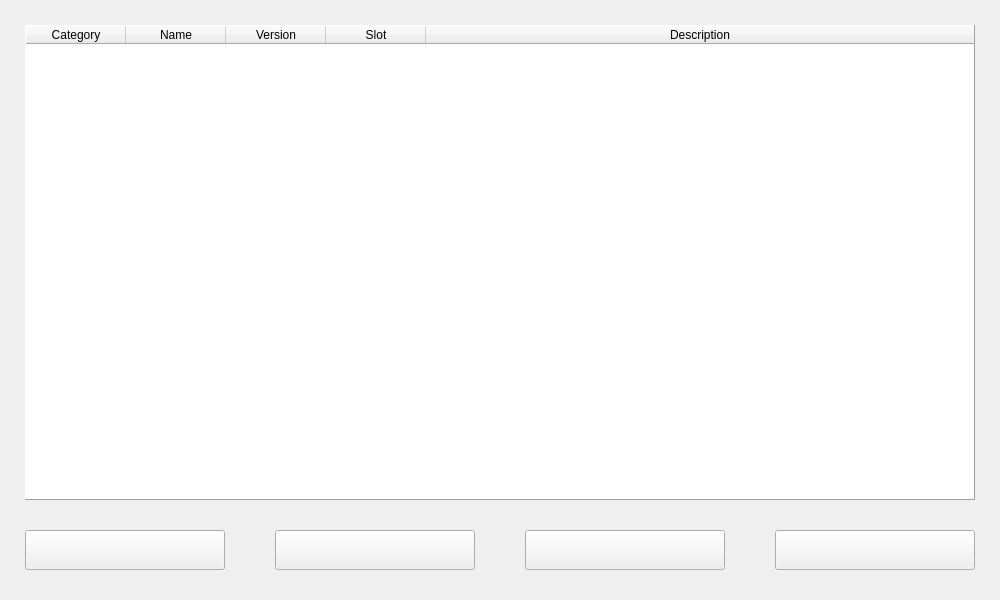
<?xml version="1.0" encoding="UTF-8"?>
<ui version="4.0">
 <class>Graphics</class>
 <widget class="QWidget" name="Graphics">
  <property name="windowModality">
   <enum>Qt::ApplicationModal</enum>
  </property>
  <property name="geometry">
   <rect>
    <x>0</x>
    <y>0</y>
    <width>1000</width>
    <height>600</height>
   </rect>
  </property>
  <property name="sizePolicy">
   <sizepolicy hsizetype="Fixed" vsizetype="Fixed">
    <horstretch>0</horstretch>
    <verstretch>0</verstretch>
   </sizepolicy>
  </property>
  <property name="maximumSize">
   <size>
    <width>1000</width>
    <height>600</height>
   </size>
  </property>
  <property name="windowTitle">
   <string>Sisyphus : Category Graphics</string>
  </property>
  <property name="windowIcon">
   <iconset>
    <normaloff>../icon/category_graphics.png</normaloff>../icon/category_graphics.png</iconset>
  </property>
  <widget class="QTableWidget" name="table_graphics">
   <property name="geometry">
    <rect>
     <x>25</x>
     <y>25</y>
     <width>950</width>
     <height>475</height>
    </rect>
   </property>
   <property name="maximumSize">
    <size>
     <width>950</width>
     <height>500</height>
    </size>
   </property>
   <property name="frameShape">
    <enum>QFrame::Panel</enum>
   </property>
   <property name="frameShadow">
    <enum>QFrame::Raised</enum>
   </property>
   <property name="sizeAdjustPolicy">
    <enum>QAbstractScrollArea::AdjustToContents</enum>
   </property>
   <property name="editTriggers">
    <set>QAbstractItemView::NoEditTriggers</set>
   </property>
   <property name="dragDropOverwriteMode">
    <bool>false</bool>
   </property>
   <property name="selectionMode">
    <enum>QAbstractItemView::SingleSelection</enum>
   </property>
   <property name="selectionBehavior">
    <enum>QAbstractItemView::SelectRows</enum>
   </property>
   <attribute name="horizontalHeaderCascadingSectionResizes">
    <bool>true</bool>
   </attribute>
   <attribute name="horizontalHeaderStretchLastSection">
    <bool>true</bool>
   </attribute>
   <attribute name="verticalHeaderVisible">
    <bool>false</bool>
   </attribute>
   <column>
    <property name="text">
     <string>Category</string>
    </property>
   </column>
   <column>
    <property name="text">
     <string>Name</string>
    </property>
   </column>
   <column>
    <property name="text">
     <string>Version</string>
    </property>
   </column>
   <column>
    <property name="text">
     <string>Slot</string>
    </property>
   </column>
   <column>
    <property name="text">
     <string>Description</string>
    </property>
   </column>
  </widget>
  <widget class="QPushButton" name="package_uninstall">
   <property name="geometry">
    <rect>
     <x>275</x>
     <y>530</y>
     <width>200</width>
     <height>40</height>
    </rect>
   </property>
   <property name="toolTip">
    <string>&lt;html&gt;&lt;head/&gt;&lt;body&gt;&lt;p align=&quot;center&quot;&gt;Uninstall package&lt;/p&gt;&lt;/body&gt;&lt;/html&gt;</string>
   </property>
   <property name="text">
    <string/>
   </property>
   <property name="icon">
    <iconset>
     <normaloff>../icon/package_uninstall.png</normaloff>../icon/package_uninstall.png</iconset>
   </property>
   <property name="iconSize">
    <size>
     <width>32</width>
     <height>32</height>
    </size>
   </property>
  </widget>
  <widget class="QPushButton" name="orphans_remove">
   <property name="geometry">
    <rect>
     <x>525</x>
     <y>530</y>
     <width>200</width>
     <height>40</height>
    </rect>
   </property>
   <property name="toolTip">
    <string>&lt;html&gt;&lt;head/&gt;&lt;body&gt;&lt;p align=&quot;center&quot;&gt;Remove orphan packages&lt;/p&gt;&lt;/body&gt;&lt;/html&gt;</string>
   </property>
   <property name="text">
    <string/>
   </property>
   <property name="icon">
    <iconset>
     <normaloff>../icon/remove_orphans.png</normaloff>../icon/remove_orphans.png</iconset>
   </property>
   <property name="iconSize">
    <size>
     <width>32</width>
     <height>32</height>
    </size>
   </property>
  </widget>
  <widget class="QPushButton" name="category_exit">
   <property name="geometry">
    <rect>
     <x>775</x>
     <y>530</y>
     <width>200</width>
     <height>40</height>
    </rect>
   </property>
   <property name="toolTip">
    <string>&lt;html&gt;&lt;head/&gt;&lt;body&gt;&lt;p align=&quot;center&quot;&gt;Close window&lt;/p&gt;&lt;/body&gt;&lt;/html&gt;</string>
   </property>
   <property name="icon">
    <iconset>
     <normaloff>../icon/window_close.png</normaloff>../icon/window_close.png</iconset>
   </property>
   <property name="iconSize">
    <size>
     <width>32</width>
     <height>32</height>
    </size>
   </property>
  </widget>
  <widget class="QPushButton" name="package_install">
   <property name="geometry">
    <rect>
     <x>25</x>
     <y>530</y>
     <width>200</width>
     <height>40</height>
    </rect>
   </property>
   <property name="toolTip">
    <string>&lt;html&gt;&lt;head/&gt;&lt;body&gt;&lt;p align=&quot;center&quot;&gt;Install package&lt;/p&gt;&lt;/body&gt;&lt;/html&gt;</string>
   </property>
   <property name="text">
    <string/>
   </property>
   <property name="icon">
    <iconset>
     <normaloff>../icon/package_install.png</normaloff>../icon/package_install.png</iconset>
   </property>
   <property name="iconSize">
    <size>
     <width>32</width>
     <height>32</height>
    </size>
   </property>
  </widget>
 </widget>
 <tabstops>
  <tabstop>table_graphics</tabstop>
  <tabstop>package_install</tabstop>
  <tabstop>package_uninstall</tabstop>
  <tabstop>orphans_remove</tabstop>
  <tabstop>category_exit</tabstop>
 </tabstops>
 <resources/>
 <connections/>
</ui>
